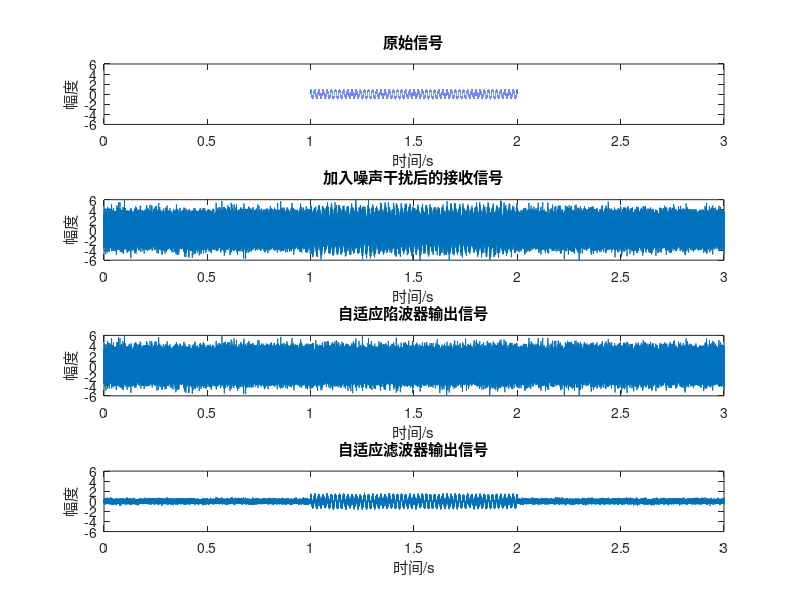
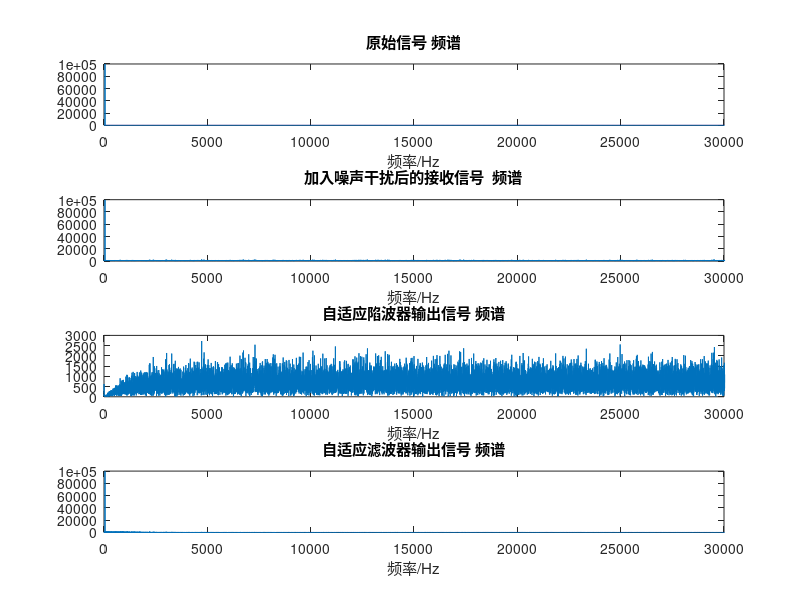

These charts were generated, in order, by the following MATLAB code:
%% 自适应陷波器仿真

clc;
clear;
close all;

%% ——造接收信号—————————————————————

f1 = 50; % 想接收信号的频率
Fs = 200e3; % 采样率
ts = 0:1/Fs:1-1/Fs; % 生成时间序列，长度1s，间隔为fs
signal_in = cos(2*pi*f1*ts);

% 在信号前后分别添加10000个零，得到一个长度为30000的信号
% zeros(1,Fs)生成包含Fs个0的数组
% signal_in = [zeros(1,Fs) signal_in zeros(1,Fs)]把0和信号拼接到一起
signal_in = [zeros(1,Fs) signal_in  zeros(1,Fs)];

% 添加噪声
N = length(signal_in); % 获取当前输入信号的长度
t = (1:N)*1/Fs; % 长度为1到N，频率为Fs生成时间序列，不知道原理但别动！

SNR = -10; % 信噪比 -10 dB
noise = randn(size(signal_in));
noise = noise - mean(noise);
signal_power = norm(signal_in)^2 / length(signal_in);
noise_power = signal_power / (10^(SNR/10));
noise = noise * sqrt(noise_power);
d = signal_in + noise; % 实际输入的信号
 
%%  ——造参考信号—————————————————————

x1 = cos(2*pi*t*f1);                 %参考输入1
x2 = sin(2*pi*t*f1);                 %参考输入2

%%  ——Notch滤波—————————————————————

w1 = 0.1;
w2 = 0.1;                       %权矢量初值
e = zeros(1,N);
y = zeros(1,N);
u = 0.05; % u为自适应步长，它会影响自适应收敛速度、失调情况以及滤波器的通带带宽

for i = 1:N                       %LMS算法
    y(i) = w1*x1(i)+w2*x2(i);
    e(i) = d(i)-y(i); 
    w1 = w1+u*e(i)*x1(i); 
    w2 = w2+u*e(i)*x2(i); 
end

%%  ——作图时域——————————————————————

figure;
subplot(4,1,1);
plot(t,signal_in);
ylim([-6, 6]);
xlabel('时间/s')
ylabel('幅度');
title('原始信号');

subplot(4,1,2);
plot(t,d);
ylim([-6, 6]);
xlabel('时间/s')
ylabel('幅度');
title('加入噪声干扰后的接收信号');

subplot(4,1,3);
plot(t,e);
ylim([-6, 6]);
xlabel('时间/s')
ylabel('幅度');
title('自适应陷波器输出信号');

subplot(4,1,4); 
plot(t,y);
ylim([-6, 6]);
xlabel('时间/s')
ylabel('幅度');
title('自适应滤波器输出信号');
 
%%  ——作图频域——————————————————————

figure;
Nfft=100000;
f=(0:1/Nfft:(1-1/Nfft))*Fs;

subplot(4,1,1);
plot(f,abs(fft(hilbert(signal_in(Fs:2*Fs)),Nfft)));xlim([0 30e3]);%axis([0 1000 0 1000]);
xlabel('频率/Hz')
title('原始信号 频谱');

subplot(4,1,2);plot(f,abs(fft(hilbert(d(Fs:2*Fs)),Nfft)));xlim([0 30e3]);%grid on;%axis([0 1000 0 5000]);
xlabel('频率/Hz')
title('加入噪声干扰后的接收信号  频谱');

subplot(4,1,3);plot(f,abs(fft(hilbert(e(Fs:2*Fs)),Nfft)));xlim([0 30e3]);%grid on;%axis([0 1000 0 1000]);
xlabel('频率/Hz')
title('自适应陷波器输出信号 频谱');

subplot(4,1,4);plot(f,abs(fft(hilbert(y(Fs:2*Fs)),Nfft)));xlim([0 30e3]);%grid on;%axis([0 1000 0 1000]);
xlabel('频率/Hz')
title('自适应滤波器输出信号 频谱');
 
